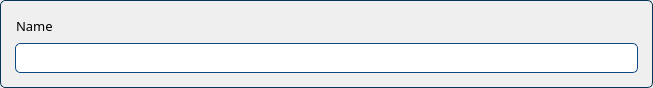
<?xml version="1.0" encoding="UTF-8"?>
<ui version="4.0">
 <class>w_section_item</class>
 <widget class="QWidget" name="w_section_item">
  <property name="geometry">
   <rect>
    <x>0</x>
    <y>0</y>
    <width>653</width>
    <height>88</height>
   </rect>
  </property>
  <property name="styleSheet">
   <string notr="true">QWidget#w_section_item {
  padding: 1px 5px;
  border: 1px solid #083654;
  border-radius: 5px;
}

QLineEdit {
  	padding: 1px 5px;
  	border: 1px solid #0e4884;
  	border-radius: 5px;
}

QPushButton {
  padding: 5px;
  border: 1px solid #0e4884;
  background-color: #0e4884;
}

QLineEdit:focus,
QLineEdit:hover,
QPushButton:focus,
QPushButton:hover {
  border: 1px solid #256eff;
  outline: none;
}

QPushButton:pressed {
  background-color: #072f49;
}
</string>
  </property>
  <layout class="QVBoxLayout" name="verticalLayout_2">
   <property name="spacing">
    <number>0</number>
   </property>
   <property name="leftMargin">
    <number>0</number>
   </property>
   <property name="topMargin">
    <number>0</number>
   </property>
   <property name="rightMargin">
    <number>0</number>
   </property>
   <property name="bottomMargin">
    <number>0</number>
   </property>
   <item>
    <widget class="QWidget" name="widget" native="true">
     <layout class="QVBoxLayout" name="verticalLayout">
      <property name="spacing">
       <number>6</number>
      </property>
      <property name="leftMargin">
       <number>15</number>
      </property>
      <property name="topMargin">
       <number>15</number>
      </property>
      <property name="rightMargin">
       <number>15</number>
      </property>
      <property name="bottomMargin">
       <number>15</number>
      </property>
      <item>
       <layout class="QHBoxLayout" name="horizontalLayout_36">
        <property name="spacing">
         <number>0</number>
        </property>
        <property name="sizeConstraint">
         <enum>QLayout::SetMinimumSize</enum>
        </property>
        <item>
         <widget class="QLabel" name="label_43">
          <property name="sizePolicy">
           <sizepolicy hsizetype="Preferred" vsizetype="Expanding">
            <horstretch>0</horstretch>
            <verstretch>0</verstretch>
           </sizepolicy>
          </property>
          <property name="font">
           <font>
            <family>Barlow</family>
            <pointsize>10</pointsize>
           </font>
          </property>
          <property name="text">
           <string>Name</string>
          </property>
          <property name="indent">
           <number>1</number>
          </property>
         </widget>
        </item>
        <item>
         <spacer name="horizontalSpacer_29">
          <property name="orientation">
           <enum>Qt::Horizontal</enum>
          </property>
          <property name="sizeHint" stdset="0">
           <size>
            <width>40</width>
            <height>20</height>
           </size>
          </property>
         </spacer>
        </item>
        <item>
         <widget class="QPushButton" name="btn_section_item_close">
          <property name="sizePolicy">
           <sizepolicy hsizetype="Fixed" vsizetype="Fixed">
            <horstretch>0</horstretch>
            <verstretch>0</verstretch>
           </sizepolicy>
          </property>
          <property name="minimumSize">
           <size>
            <width>20</width>
            <height>20</height>
           </size>
          </property>
          <property name="maximumSize">
           <size>
            <width>20</width>
            <height>20</height>
           </size>
          </property>
          <property name="cursor">
           <cursorShape>PointingHandCursor</cursorShape>
          </property>
          <property name="styleSheet">
           <string notr="true">QPushButton{
	border: none;
	border-radius: none;
	background: none;
	background-repeat: none;
	background-image: url(:/icons/close.png);
	background-position: center center;
}

QPushButton:hover{
	background: none;
	background-repeat: none;
	background-image: url(:/icons/close_2.png);
	background-position: center center;
}</string>
          </property>
         </widget>
        </item>
       </layout>
      </item>
      <item>
       <widget class="QLineEdit" name="txt_section_item_name">
        <property name="minimumSize">
         <size>
          <width>0</width>
          <height>30</height>
         </size>
        </property>
        <property name="font">
         <font>
          <family>Barlow</family>
          <pointsize>10</pointsize>
         </font>
        </property>
       </widget>
      </item>
     </layout>
    </widget>
   </item>
  </layout>
 </widget>
 <resources>
  <include location="C:/Users/moral/Desktop/Resources/Resources.qrc"/>
 </resources>
 <connections/>
</ui>
